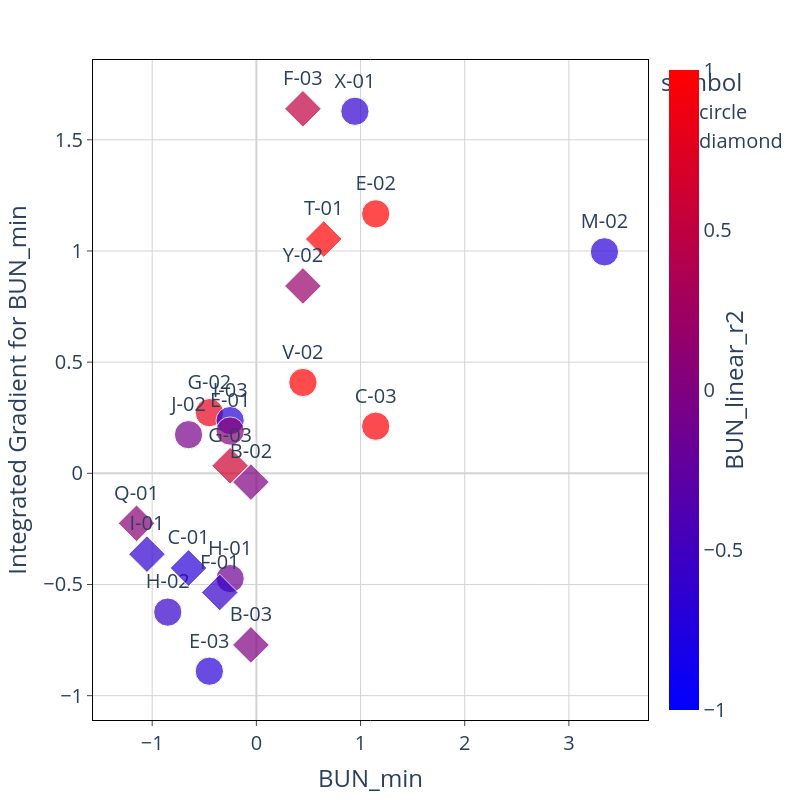

Notebook cell for this chart:
### Code cell
feat_1 = IGtable.columns[feature_order[1]]
feat_2 = IGtable.columns[feature_order[2]]

# fig = px.scatter(x = IG_X[feat_1], y = IGtable[feat_1], text= ID_track_all, color = IG_X[feat_2])
# fig.update_traces(marker=dict(size=12), textposition = 'top center')


fig=px.scatter(x = IG_x_concat[feat_1], y = IGtable_concat[feat_1], 
                 text= IGtable_concat['DeID'], 
                 color = IG_x_concat[feat_2],
                 symbol = IGtable_concat['Shape'], size = [0.5 for i in range(len(IGtable_concat['DeID']))]
                )

# fig.update_traces(marker=dict(size=12, symbol = 'square'), textposition = 'top center')
fig.update_traces(textposition = 'top center')



fig.update_layout(
    plot_bgcolor='white',
    autosize=False,
    width=800,
    height=800,
    coloraxis = {'colorscale':'Bluered'},
    xaxis_title = feat_1,
    yaxis_title = "Integrated Gradient for " + feat_1,
    font=dict(size=20)
)

fig.update_xaxes(
    zeroline=True,
    zerolinecolor='lightgrey',
    mirror=True,
    ticks='outside',
    showline=True,
    linecolor='black',
    gridcolor='lightgrey'
    )
    
fig.update_yaxes(
    zeroline=True,
    zerolinecolor='lightgrey',
    mirror=True,
    ticks='outside',
    showline=True,
    linecolor='black',
    gridcolor='lightgrey'
)

fig.update_coloraxes(colorbar_showticklabels=True,
                    colorbar_title=dict(text=feat_2,side = "right"),
                    cmin = -1, cmax = 1)

fig.show()

### Figure 1 — Plotly figure (JSON) as saved in the notebook; plotly's stock layout.template omitted (floating-point values rounded to 4 significant figures)
{"data": [{"hovertemplate": "symbol=circle<br>x=%{x}<br>y=%{y}<br>size=%{marker.size}<br>text=%{text}<br>color=%{marker.color}<extra></extra>", "legendgroup": "circle", "marker": {"color": [-0.6917, -0.6276, -0.5957, -0.1561, 0.9706, 0.8111, -0.6895, 0.06886, 1.093, -0.684, -0.06862, 1.937], "coloraxis": "coloraxis", "size": [0.5, 0.5, 0.5, 0.5, 0.5, 0.5, 0.5, 0.5, 0.5, 0.5, 0.5, 0.5], "sizemode": "area", "sizeref": 0.00125, "symbol": "circle"}, "mode": "markers+text", "name": "circle", "orientation": "v", "showlegend": true, "text": ["E-03", "X-01", "H-02", "H-01", "C-03", "G-02", "I-03", "E-01", "E-02", "M-02", "J-02", "V-02"], "textposition": "top center", "type": "scatter", "x": [-0.4514, 0.9459, -0.8506, -0.2518, 1.146, -0.4514, -0.2518, -0.2518, 1.146, 3.341, -0.651, 0.4469], "xaxis": "x", "y": [-0.8899, 1.628, -0.6242, -0.4735, 0.2119, 0.2729, 0.2371, 0.1901, 1.167, 0.9962, 0.1738, 0.4085], "yaxis": "y"}, {"hovertemplate": "symbol=diamond<br>x=%{x}<br>y=%{y}<br>size=%{marker.size}<br>text=%{text}<br>color=%{marker.color}<extra></extra>", "legendgroup": "diamond", "marker": {"color": [2.316, -0.01473, -0.6254, 0.1759, 0.4952, -0.01523, -0.5955, 0.6326, 0.08441, -0.6789], "coloraxis": "coloraxis", "size": [0.5, 0.5, 0.5, 0.5, 0.5, 0.5, 0.5, 0.5, 0.5, 0.5], "sizemode": "area", "sizeref": 0.00125, "symbol": "diamond"}, "mode": "markers+text", "name": "diamond", "orientation": "v", "showlegend": true, "text": ["T-01", "B-02", "I-01", "Y-02", "F-03", "B-03", "F-01", "G-03", "Q-01", "C-01"], "textposition": "top center", "type": "scatter", "x": [0.6465, -0.05217, -1.05, 0.4469, 0.4469, -0.05217, -0.3516, -0.2518, -1.15, -0.651], "xaxis": "x", "y": [1.054, -0.03933, -0.3636, 0.8426, 1.639, -0.7719, -0.5359, 0.03384, -0.2249, -0.4258], "yaxis": "y"}], "layout": {"autosize": false, "coloraxis": {"cmax": 1, "cmin": -1, "colorbar": {"showticklabels": true, "title": {"side": "right", "text": "BUN_linear_r2"}}, "colorscale": [[0, "rgb(0,0,255)"], [1, "rgb(255,0,0)"]]}, "font": {"size": 20}, "height": 800, "legend": {"itemsizing": "constant", "title": {"text": "symbol"}, "tracegroupgap": 0}, "margin": {"t": 60}, "plot_bgcolor": "white", "width": 800, "xaxis": {"anchor": "y", "autorange": true, "domain": [0, 1], "gridcolor": "lightgrey", "linecolor": "black", "mirror": true, "range": [-1.574, 3.765], "showline": true, "ticks": "outside", "title": {"text": "BUN_min"}, "type": "linear", "zeroline": true, "zerolinecolor": "lightgrey"}, "yaxis": {"anchor": "x", "autorange": true, "domain": [0, 1], "gridcolor": "lightgrey", "linecolor": "black", "mirror": true, "range": [-1.109, 1.859], "showline": true, "ticks": "outside", "title": {"text": "Integrated Gradient for BUN_min"}, "type": "linear", "zeroline": true, "zerolinecolor": "lightgrey"}}}
